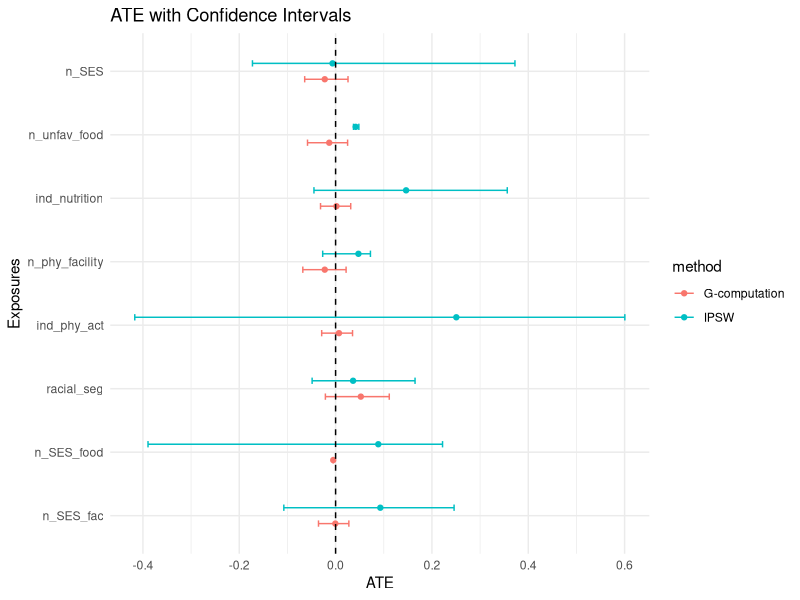

R code for this plot:
## ---- chunk 1
knitr::opts_chunk$set(echo = TRUE)
library(ggplot2)
## ---- chunk 2
# Sample data frame (replace this with your own data)
data <- data.frame(
  exposure = rep(c("n_SES", "n_unfav_food", "ind_nutrition",
                   "n_phy_facility", "ind_phy_act", "racial_seg",
                   "n_SES_food", "n_SES_fac"), 2),
  method = c(rep("G-computation", 8), rep("IPSW", 8)),
  ATE = c(-0.022505207, -0.0132172827, 0.0017392542, 
          -0.022505207, 0.0070020811, 0.0523644617,
          -0.00490330949, -0.0005694998,
          -0.0063618892, 0.0417689945, 0.146375548,
          0.0473926079, 0.2506207526, 0.0362880332,
          0.0886485991, 0.0928403745),
  ci_min = c(-0.06416848, -0.05831368, -0.03128012,
           -0.06805158, -0.02887941, -0.02121049,
           -0.0049033094, -0.03551012,
           -0.17260665, 0.03717214, -0.0449191,
           -0.02679408, -0.41692445, -0.04873067,
           -0.38942603, -0.10746871),
  ci_max = c(0.0257727, 0.02493277, 0.03141223,
             0.02179139, 0.03516423, 0.11142757,
             -0.0049033094, 0.02753488,
             0.37233313, 0.04830717, 0.35638935,
             0.07232426, 0.60046862, 0.1649441,
             0.22203255, 0.24598259)
)

data$exposure <- factor(data$exposure, levels = rev(unique(data$exposure)))

ggplot(data, aes(x = ATE, y = exposure, color = method)) +
  geom_point(position = position_dodge(width = 0.5)) +  # Dodge points for different groups
  geom_errorbarh(aes(xmin = ci_min, xmax = ci_max), height = 0.2, position = position_dodge(width = 0.5)) +
  labs(title = "ATE with Confidence Intervals",
       x = "ATE",
       y = "Exposures") +
  geom_vline(xintercept = 0, linetype = "dashed", color = "black") +
  theme_minimal()
